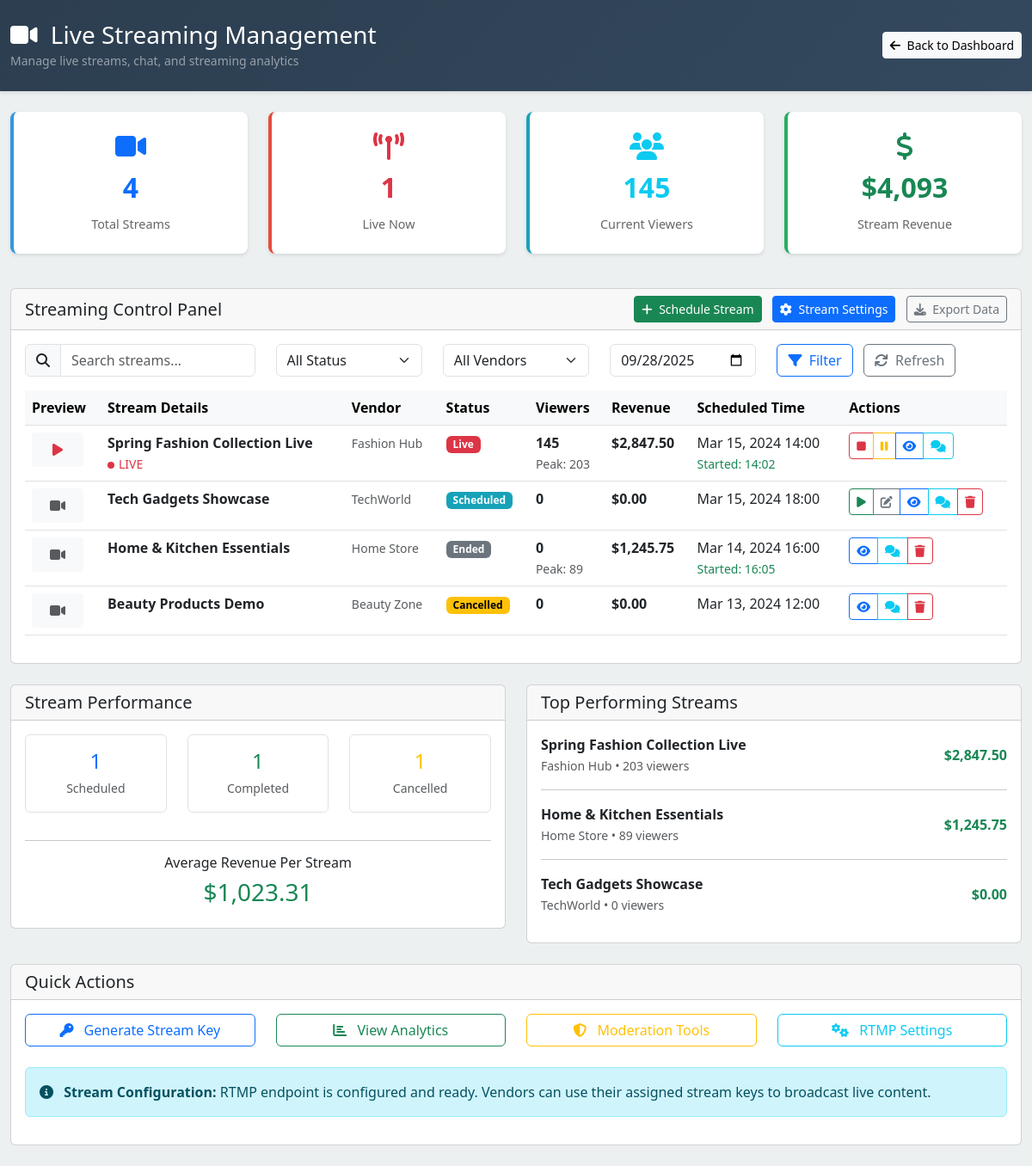
/admin/streaming/ (signed in), run on the app's committed database.
### tables this page shows
CREATE TABLE `users` (
  `id` int(11) NOT NULL,
  `username` varchar(50) NOT NULL,
  `email` varchar(100) NOT NULL,
  `pass_hash` varchar(255) NOT NULL,
  `first_name` varchar(50) NOT NULL,
  `last_name` varchar(50) NOT NULL,
  `phone` varchar(20) DEFAULT NULL,
  `role` enum('customer','vendor','admin') NOT NULL DEFAULT 'customer',
  `status` enum('active','inactive','pending','suspended') NOT NULL DEFAULT 'pending',
  `verified_at` timestamp NULL DEFAULT NULL,
  `avatar` varchar(255) DEFAULT NULL,
  `bio` text DEFAULT NULL,
  `preferences` longtext DEFAULT NULL CHECK (json_valid(`preferences`)),
  `two_factor_enabled` tinyint(1) NOT NULL DEFAULT 0,
  `email_verified_at` timestamp NULL DEFAULT NULL,  
  `two_fa_secret` varchar(255) DEFAULT NULL,
  `login_email_alerts` tinyint(1) NOT NULL DEFAULT 1,
  `login_sms_alerts` tinyint(1) NOT NULL DEFAULT 0,
  `new_device_alerts` tinyint(1) NOT NULL DEFAULT 1,
  `suspicious_activity_alerts` tinyint(1) NOT NULL DEFAULT 1,
  `last_login_at` timestamp NULL DEFAULT NULL,
  `last_login_ip` varchar(45) DEFAULT NULL,
  `created_at` timestamp NOT NULL DEFAULT current_timestamp(),
  `updated_at` timestamp NOT NULL DEFAULT current_timestamp() ON UPDATE current_timestamp(),
  `last_login` datetime DEFAULT NULL
);

### admin/streaming/index.php (the view, shortened to what the rows shown need)
<?php
require_once __DIR__ . '/../../includes/init.php';
$page_title = 'Live Streaming Management';
$streams = [
    ['id' => 1, 'title' => 'Spring Fashion Collection Live', 'vendor_id' => 1, 'vendor_name' => 'Fashion Hub', 'status' => 'live', 'viewer_count' => 145, 'max_viewers' => 203, 'revenue' => 2847.50, 'scheduled_at' => '2024-03-15 14:00:00', 'started_at' => '2024-03-15 14:02:00'],
    ['id' => 2, 'title' => 'Tech Gadgets Showcase', 'vendor_id' => 2, 'vendor_name' => 'TechWorld', 'status' => 'scheduled', 'viewer_count' => 0, 'max_viewers' => 0, 'revenue' => 0, 'scheduled_at' => '2024-03-15 18:00:00', 'started_at' => null],
    ['id' => 3, 'title' => 'Home & Kitchen Essentials', 'vendor_id' => 3, 'vendor_name' => 'Home Store', 'status' => 'ended', 'viewer_count' => 0, 'max_viewers' => 89, 'revenue' => 1245.75, 'scheduled_at' => '2024-03-14 16:00:00', 'started_at' => '2024-03-14 16:05:00'],
    ['id' => 4, 'title' => 'Beauty Products Demo', 'vendor_id' => 4, 'vendor_name' => 'Beauty Zone', 'status' => 'cancelled', 'viewer_count' => 0, 'max_viewers' => 0, 'revenue' => 0, 'scheduled_at' => '2024-03-13 12:00:00', 'started_at' => null],
];
$stats = [
    'total_streams' => count($streams),
    'live_streams' => count(array_filter($streams, fn($s) => $s['status'] === 'live')),
    'scheduled_streams' => count(array_filter($streams, fn($s) => $s['status'] === 'scheduled')),
    'total_viewers' => array_sum(array_column($streams, 'viewer_count')),
    'total_revenue' => array_sum(array_column($streams, 'revenue')),
];
?>
<!DOCTYPE html>
<html lang="en">
<head>
    <link href="https://cdn.jsdelivr.net/npm/bootstrap@5.3.0/dist/css/bootstrap.min.css" rel="stylesheet">
    <link rel="stylesheet" href="https://cdnjs.cloudflare.com/ajax/libs/font-awesome/6.4.0/css/all.min.css">
</head>
<body>
    <div class="admin-header">
        <div class="container-fluid">
            <div class="row align-items-center">
                <div class="col-md-6">
                    <h1 class="h3 mb-0">
                        <i class="fas fa-video me-2"></i>
                        <?php echo htmlspecialchars($page_title); ?>
                    </h1>
                </div>
            </div>
        </div>
    </div>
    <div class="container-fluid py-4">
        <div class="row mb-4">
            <div class="col-md-3 mb-3">
                <div class="stats-card">
                    <i class="fas fa-video fa-2x text-primary mb-2"></i>
                    <div class="stats-value text-primary"><?php echo number_format($stats['total_streams']); ?></div>
                    <div class="stats-label">Total Streams</div>
                </div>
            </div>
        </div>
        <div class="row mb-4">
            <div class="col-12">
                <div class="card">
                    <div class="card-body">
                        <div class="table-responsive">
                            <table class="table table-hover">
                                <thead class="table-light">
                                    <tr>
                                        <th>Preview</th>
                                        <th>Stream Details</th>
                                        <th>Vendor</th>
                                        <th>Status</th>
                                        <th>Viewers</th>
                                        <th>Revenue</th>
                                        <th>Scheduled Time</th>
                                        <th>Actions</th>
                                    </tr>
                                </thead>
                                <tbody>
                                    <?php foreach ($streams as $stream): ?>
                                    <tr>
                                        <td>
                                            <div class="stream-thumbnail">
                                                <?php if ($stream['status'] === 'live'): ?>
                                                <i class="fas fa-play text-danger"></i>
                                                <?php else: ?>
                                                <i class="fas fa-video text-muted"></i>
                                                <?php endif; ?>
                                            </div>
                                        </td>
                                        <td>
                                            <div>
                                                <strong><?php echo htmlspecialchars($stream['title']); ?></strong>
                                            </div>
                                        </td>
                                        <td>
                                            <small class="text-muted"><?php echo htmlspecialchars($stream['vendor_name']); ?></small>
                                        </td>
                                        <td>
                                            <span class="badge status-badge status-<?php echo htmlspecialchars($stream['status']); ?>">
                                                <?php echo ucfirst(htmlspecialchars($stream['status'])); ?>
                                            </span>
                                        </td>
                                        <td>
                                            <div>
                                                <strong><?php echo number_format($stream['viewer_count']); ?></strong>
                                            </div>
                                        </td>
                                        <td>
                                            <strong>$<?php echo number_format($stream['revenue'], 2); ?></strong>
                                        </td>
                                        <td>
                                            <?php echo date('M j, Y H:i', strtotime($stream['scheduled_at'])); ?>
                                        </td>
                                        <td>
                                            <div class="btn-group btn-group-sm" role="group">
                                                <button type="button" class="btn btn-outline-primary" title="View Details">
                                                    <i class="fas fa-eye"></i>
                                                </button>
                                                <button type="button" class="btn btn-outline-info" title="Chat Moderation">
                                                    <i class="fas fa-comments"></i>
                                                </button>
                                                <?php if ($stream['status'] !== 'live'): ?>
                                                <button type="button" class="btn btn-outline-danger" title="Delete Stream">
                                                    <i class="fas fa-trash"></i>
                                                </button>
                                                <?php endif; ?>
                                            </div>
                                        </td>
                                    </tr>
                                    <?php endforeach; ?>
                                </tbody>
                            </table>
                        </div>
                    </div>
                </div>
            </div>
        </div>
        <div class="row mb-4">
            <div class="col-md-6">
                <div class="card">
                    <div class="card-body">
                        <div class="text-center">
                            <h6>Average Revenue Per Stream</h6>
                            <div class="h3 text-success">$<?php echo number_format($stats['total_revenue'] / max(1, $stats['total_streams']), 2); ?></div>
                        </div>
                    </div>
                </div>
            </div>
        </div>
    </div>
</body>
</html>

### data on the page
users: id "4", title "Beauty Products Demo", vendor_name "Beauty Zone", status "Cancelled", viewer_count "0", revenue "0.00", scheduled_at "Mar 13, 2024 12:00", $stats['total_revenue']/max(1,$stats['total_streams']) "1,023.31"

### other printed values
$page_title "Live Streaming Management"
$stats['live_streams'] "1"
$stats['total_viewers'] "145"
$stats['total_revenue'] "4,093"
$stream['title'] "Spring Fashion Collection Live"
$stream['vendor_name'] "Fashion Hub"
$stream['status'] "Live"
$stream['viewer_count'] "145"
$stream['max_viewers'] "203"
$stream['revenue'] "2,847.50"
date('M j, Y H:i', strtotime($stream['scheduled_at'])) "Mar 15, 2024 14:00"
date('H:i', strtotime($stream['started_at'])) "14:02"
$stream['title'] "Tech Gadgets Showcase"
$stream['vendor_name'] "TechWorld"
$stream['status'] "Scheduled"
